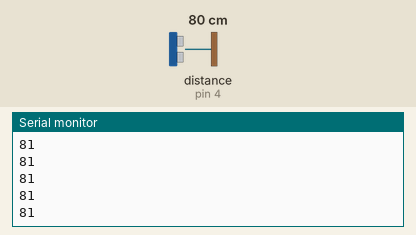
Simulated run of this sketch. Board: Arduino Uno, built with avr-gcc and run on an emulated ATmega328P. Shown: the last lines printed to the serial monitor. Inputs (shaded band) come from the test bench; at power-on: distance to the obstacle (sensor on pin 4) 80 cm. The echo pulse lasts 58.3 µs per cm.

Above: at 1.2 s.
1.3 s: distance to the obstacle (sensor on pin 4) set to 2 cm
At 1.34 s:
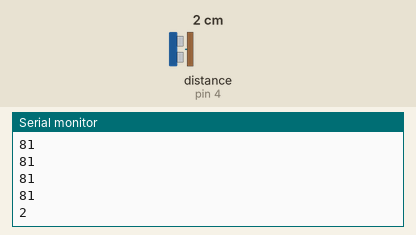
2.8 s: distance to the obstacle (sensor on pin 4) set to 4 cm
At 2.82 s:
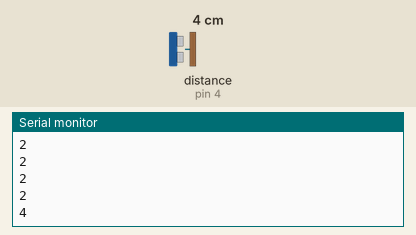
Timing chart, 0 to 5.8 s (numbered marks = the images above; inputs shaded):
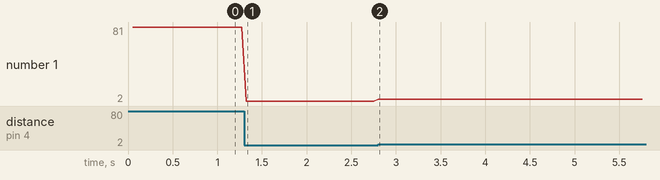

Measured:
- after the input at 1.3 s, the serial monitor: prints a new line at once (image 1)
- after the input at 2.8 s, the serial monitor: prints a new line at once (image 2)
- plotted number 1: 81 → 2 after the input at 1.3 s, 2 → 4 after the input at 2.8 s

The sketch:

Arduino_HC-SR04.ino
```cpp
//This library must first be added to the Arduino IDE
#include <NewPing.h>

#define PIN_ECHO 4 //In the example this is the yellow wire
#define PIN_TRIG 5 //In the example this is the green wire
#define MAX_DIST 200 //This is in CM. The max is generally around 500

//this is where the global object for connecting and sensing from the ultrasonic unit is created
NewPing sensor(PIN_TRIG, PIN_ECHO, MAX_DIST);

void setup()
{
  //This is so that the serial monitor will be fed data
  Serial.begin(9600);
}

void loop()
{
  delay(50);//Much shorter than this and there is a risk pings will overlap
  int time_taken=sensor.ping(); //This is the time in microseconds
  Serial.println(time_taken/US_ROUNDTRIP_CM); //US_ROUNDTRIP_CM is the time it takes for sound to go 2CM
  //It is 2CM because sound needs to go out and back thus the round trip time reflects twice the time required for the distance measured
}
```
